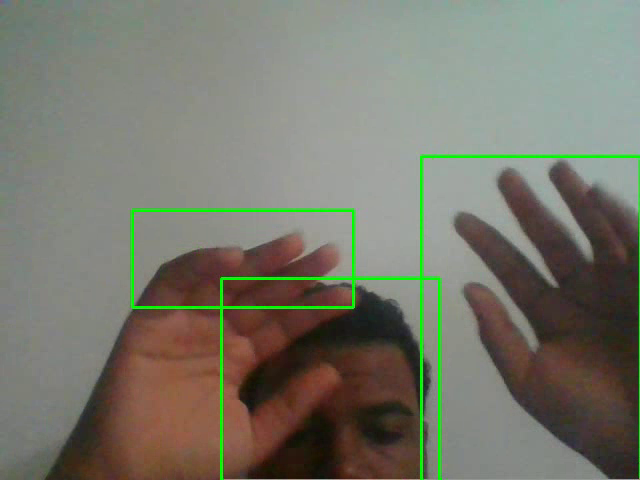
#> input picture frame 14 of camera.py/videos/2025-09-28_14-37-03.avi, 640 x 480 px, given in place of the camera
$ python camera.py
#> lines starting #> are read from the running program, lines starting #| are printed output that depends on the picture; after the words box and inside, x2 and y2 are one past the last pixel; in counts of white or black regions, pixels touching at a corner belong together
import cv2
import os
import winsound
import datetime
cap = cv2.VideoCapture(0)
ret, frame = cap.read()
#> frame is the input picture: shape (480, 640, 3); mean B, G, R 107.1, 119.4, 119.4
print("Câmera aberta?", ret)
#| Câmera aberta? True
cap.release()


# Pasta para salvar os vídeos
os.makedirs("videos", exist_ok=True)

cap = cv2.VideoCapture(0)
ret, frame1 = cap.read()
ret, frame2 = cap.read()
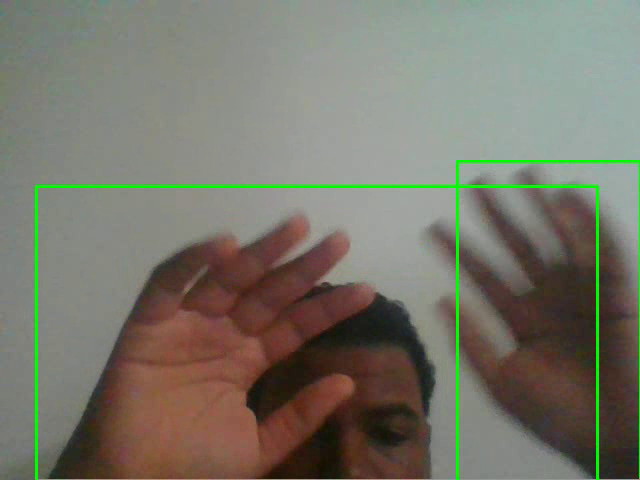
#> input picture frame 15 of camera.py/videos/2025-09-28_14-37-03.avi, 640 x 480 px, given in place of the camera
#> frame2 is the input picture: shape (480, 640, 3); mean B, G, R 106, 118.2, 119.8

# Configurações do vídeo de saída
fourcc = cv2.VideoWriter_fourcc(*'XVID')
fps = 20.0
frame_size = (int(cap.get(3)), int(cap.get(4)))

gravando = False
video_writer = None
frames_sem_movimento = 0
FRAMES_TOLERANCIA = 20  # ~1 segundo sem movimento antes de parar de gravar

while cap.isOpened():
    diff = cv2.absdiff(frame1, frame2)
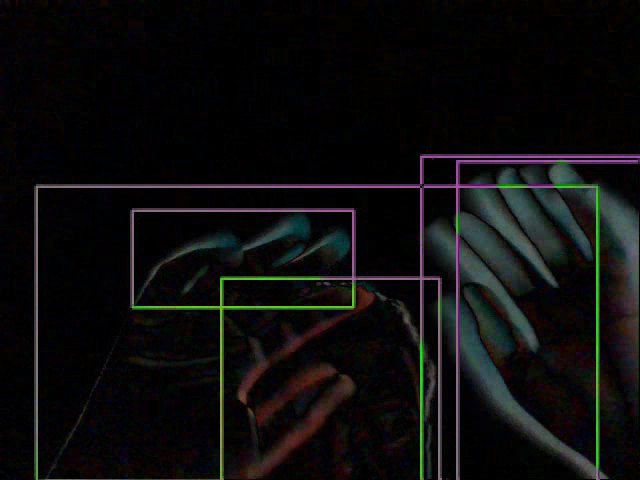
#> diff: shape (480, 640, 3); mean B, G, R 13.1, 13.1, 13.3
    gray = cv2.cvtColor(diff, cv2.COLOR_BGR2GRAY)
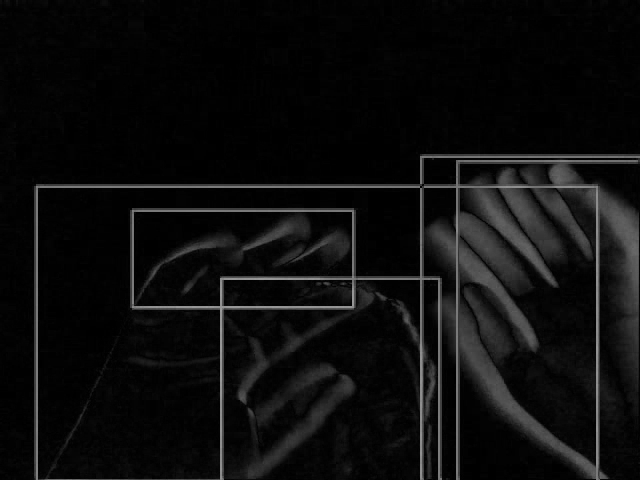
#> gray: shape (480, 640); min 0, max 154, mean 13.1
    blur = cv2.GaussianBlur(gray, (5, 5), 0)
    _, thresh = cv2.threshold(blur, 20, 255, cv2.THRESH_BINARY)
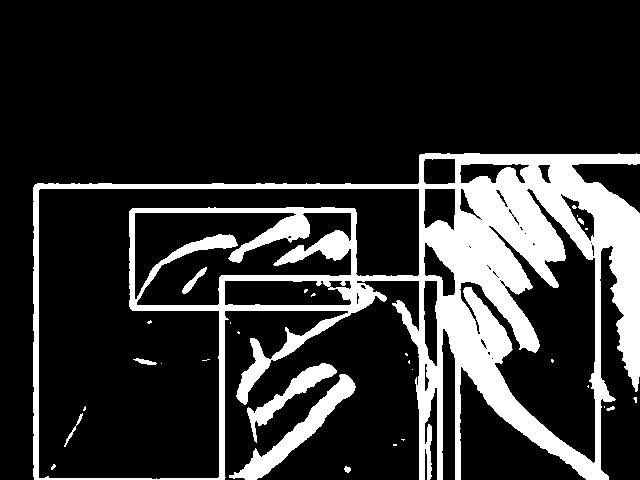
#> thresh: shape (480, 640); 18.6% white; 30 white regions (21 under 20 px), largest, box (x1, y1, x2, y2) and area: (33, 153, 640, 480) 52498, (229, 374, 356, 480) 2562, (247, 363, 337, 443) 1485
    dilated = cv2.dilate(thresh, None, iterations=3)
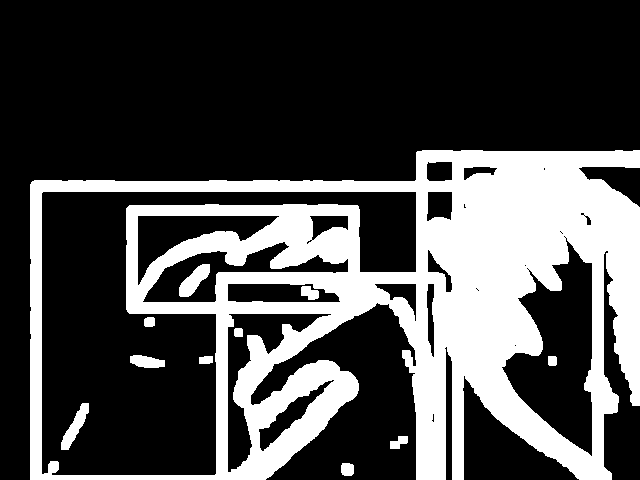
#> dilated: shape (480, 640); 29.4% white; 11 white regions
    contours, _ = cv2.findContours(dilated, cv2.RETR_TREE, cv2.CHAIN_APPROX_SIMPLE)
#> contours = 44 contours, 18 with area under 20; largest, box (x1, y1, x2, y2) and area: (30, 150, 640, 480) 160618, (41, 191, 417, 476) 46432, (501, 237, 593, 457) 10884, (142, 241, 349, 303) 4538, (227, 313, 332, 473) 4230

    movimento_detectado = False

    for contour in contours:
        if cv2.contourArea(contour) > 5000:
            movimento_detectado = True
            x, y, w, h = cv2.boundingRect(contour)
            cv2.rectangle(frame1, (x, y), (x + w, y + h), (0, 255, 0), 2)
#> this loop made 44 passes
#> (x, y, w, h) on passes 3, 23, 37: (30, 150, 610, 330), (501, 237, 92, 220), (41, 191, 376, 285)
#> contour on passes 6, 9, 10, 11, 16, 17: [[514, 345], [515, 344], [516, 345], [515, 346]], [[477, 290], [478, 289], [479, 290], [478, 291]], [[476, 289], [477, 288], [478, 289], [477, 290]], [[475, 288], [476, 287], [477, 288], [476, 289]], [[527, 269], [528, 268], [529, 269], [528, 270]], [[526, 268], [527, 267], [528, 268], [527, 269]]
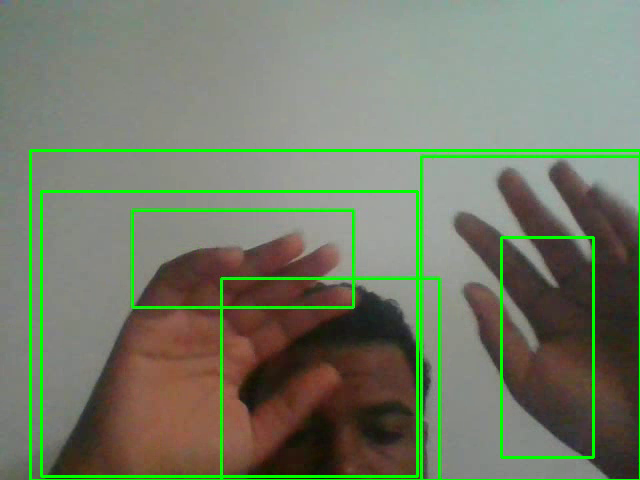
#> frame1: shape (480, 640, 3); 3.12% of pixels changed, all inside (x1, y1, x2, y2) = (29, 149, 640, 480)

    # Controle de gravação
    if movimento_detectado:
        print("Movimento detectado!")
        winsound.Beep(1000, 100)

        if not gravando:
            # Inicia nova gravação
            nome_arquivo = datetime.datetime.now().strftime("videos/%Y-%m-%d_%H-%M-%S.avi")
            video_writer = cv2.VideoWriter(nome_arquivo, fourcc, fps, frame_size)
            gravando = True
            print(f"🔴 Gravando: {nome_arquivo}")

        frames_sem_movimento = 0
    else:
        if gravando:
            frames_sem_movimento += 1
            if frames_sem_movimento > FRAMES_TOLERANCIA:
                # Para a gravação
                gravando = False
                video_writer.release()
                video_writer = None
                print("🟢 Gravação finalizada.")

    # Salva frame no vídeo se estiver gravando
    if gravando and video_writer:
        video_writer.write(frame1)

    cv2.imshow("Camera", frame1)

    frame1 = frame2
    ret, frame2 = cap.read()
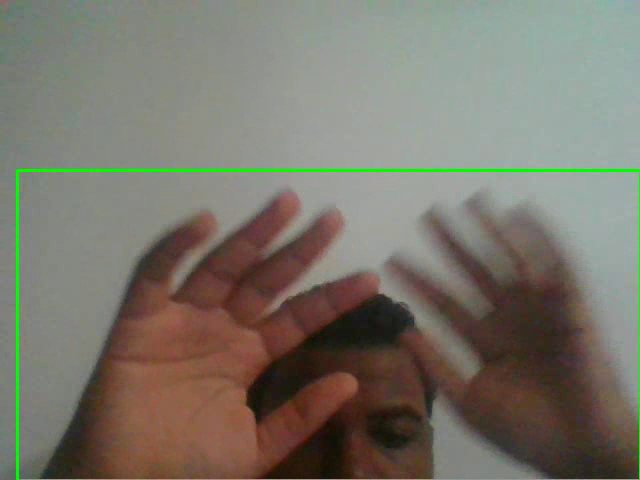
#> input picture frame 16 of camera.py/videos/2025-09-28_14-37-03.avi, 640 x 480 px, given in place of the camera
#> frame2 is the input picture: shape (480, 640, 3); mean B, G, R 106.6, 117.6, 121.6
    if not ret:
        break

    if cv2.waitKey(1) == ord('q'):
#> (key q is pressed here)
        break

# Libera tudo ao sair
if video_writer:
    video_writer.release()

cap.release()
cv2.destroyAllWindows()

$ run again, starting later in the video
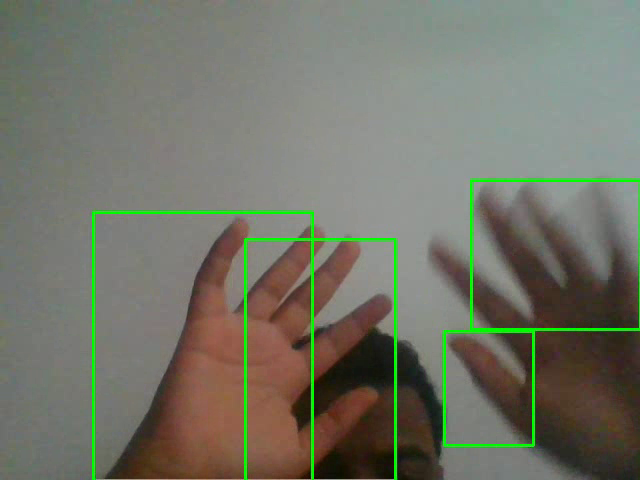
#> input picture frame 114 of camera.py/videos/2025-09-28_14-37-03.avi, 640 x 480 px, given in place of the camera
#> frame is the input picture: shape (480, 640, 3); mean B, G, R 103.3, 116.3, 114.6
#| Câmera aberta? True
#> `_, thresh = cv2.threshold(blur, 20, 255, cv2.THRESH_BINARY)`:
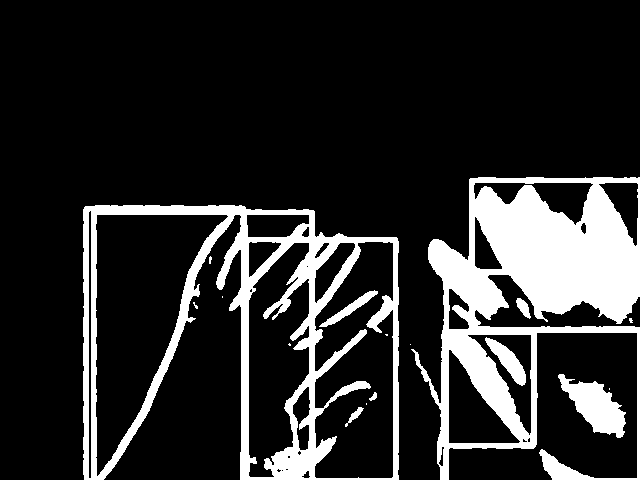
#> thresh: shape (480, 640); 17.1% white; 17 white regions (9 under 20 px), largest, box (x1, y1, x2, y2) and area: (411, 177, 640, 480) 28374, (83, 205, 399, 480) 20490, (558, 374, 626, 438) 2101
#> dilated: shape (480, 640); 26.7% white; 3 white regions
#> contours = 35 contours, 9 with area under 20; largest, box (x1, y1, x2, y2) and area: (80, 202, 402, 480) 70985, (407, 174, 640, 480) 57941, (98, 217, 221, 467) 15496, (539, 335, 635, 476) 12479, (251, 245, 307, 475) 7078
#> the loop `for contour in contours:` made 35 passes
#> (x, y, w, h) on passes 1, 4, 8, 12, 13, 24: (80, 202, 322, 278), (317, 331, 74, 145), (251, 245, 56, 230), (98, 217, 123, 250), (407, 174, 233, 306), (539, 335, 96, 141)
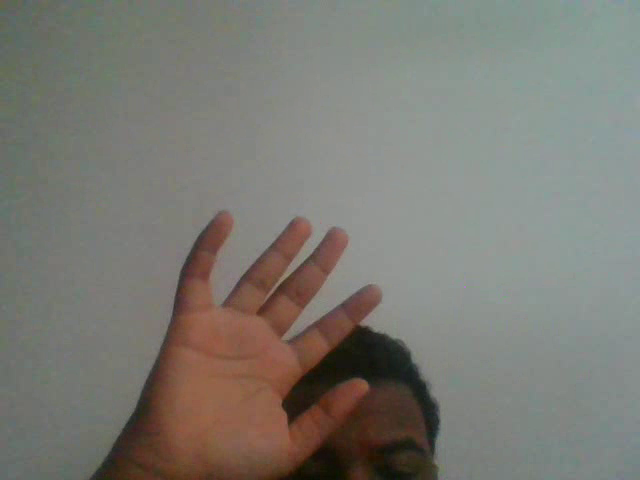
#> input picture frame 116 of camera.py/videos/2025-09-28_14-37-03.avi, 640 x 480 px, given in place of the camera
#> frame2 is the input picture: shape (480, 640, 3); mean B, G, R 115.4, 122.2, 123.3
